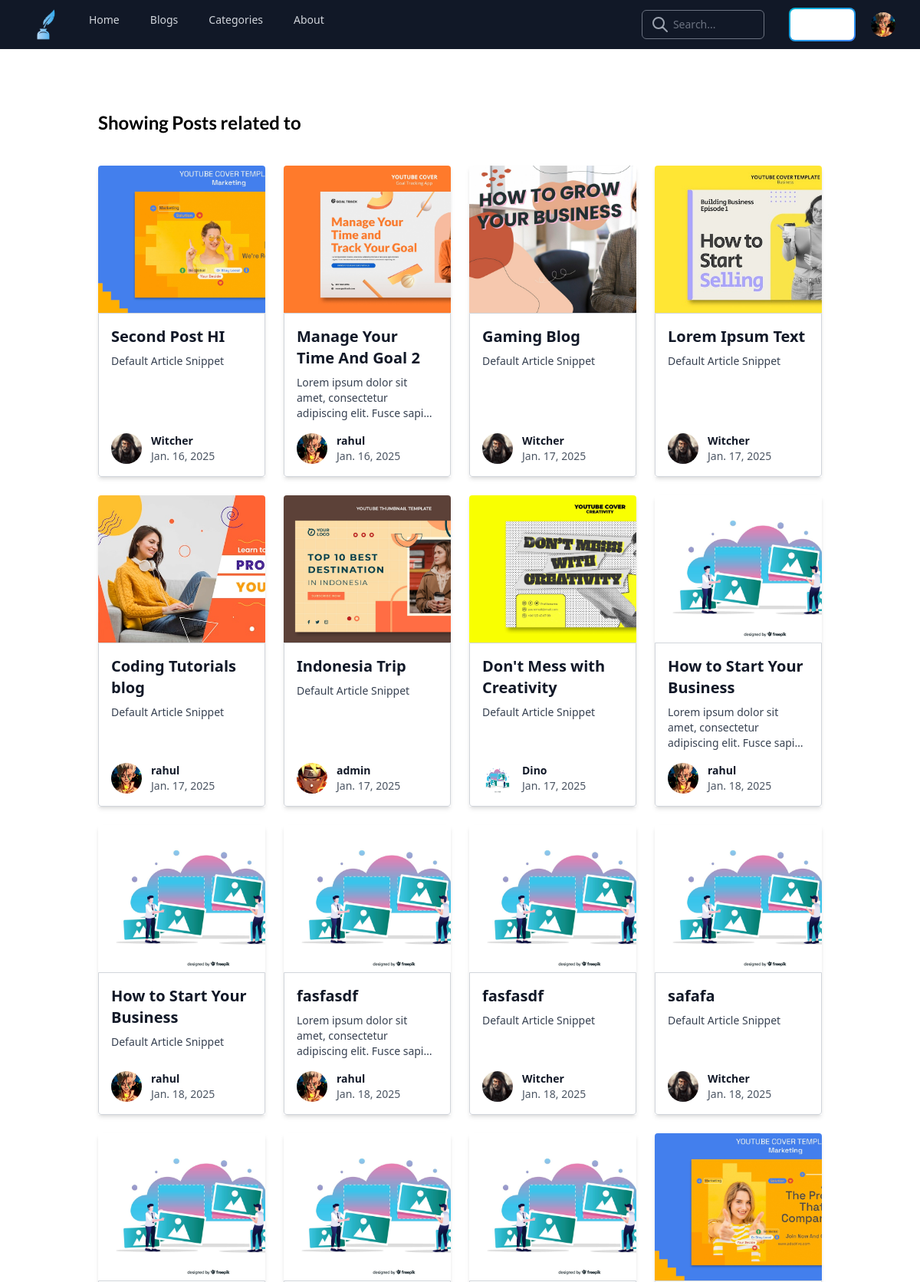
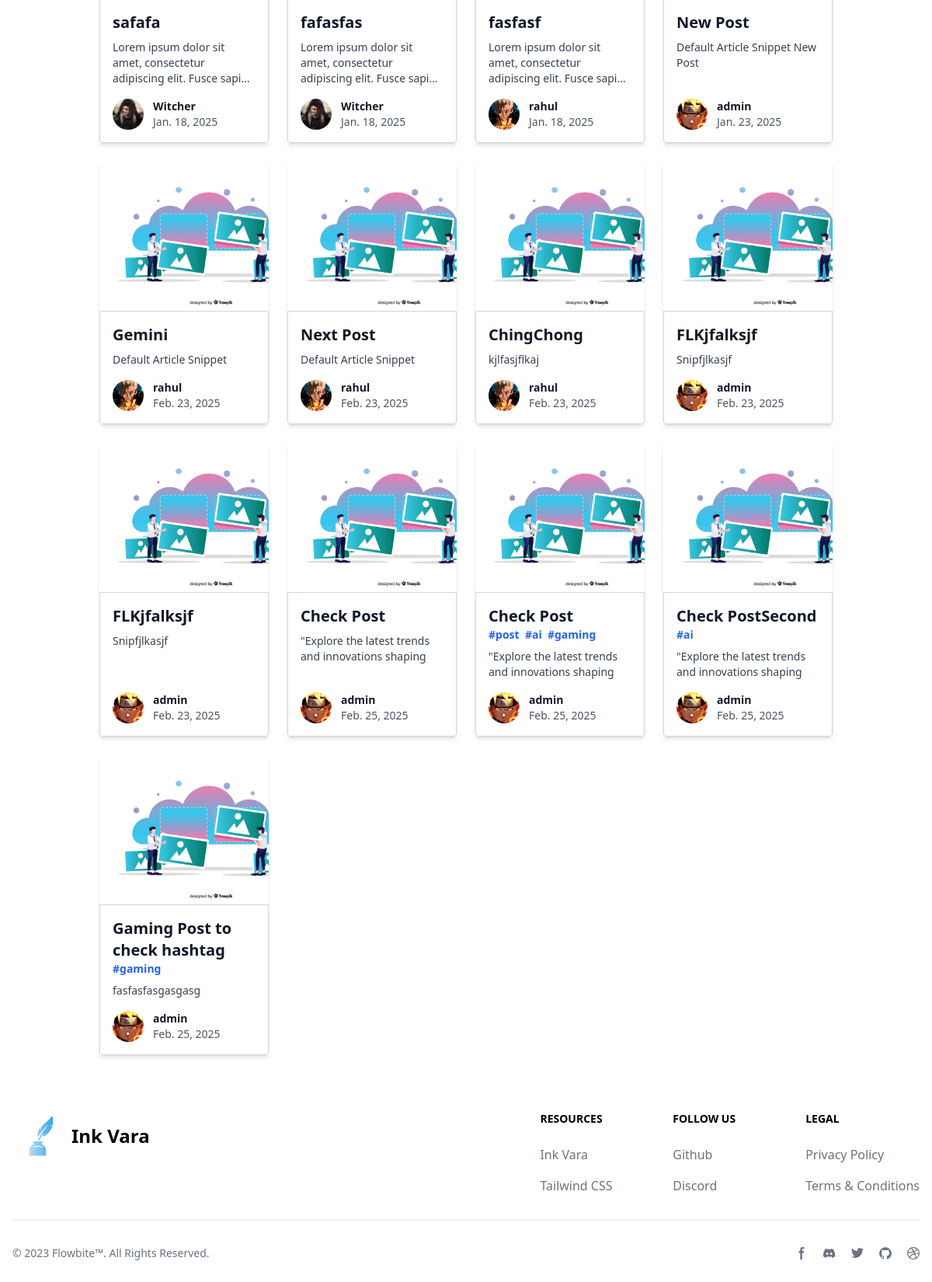
The app's page /searchresult/ (signed in), older data (2 pictures, top to bottom).
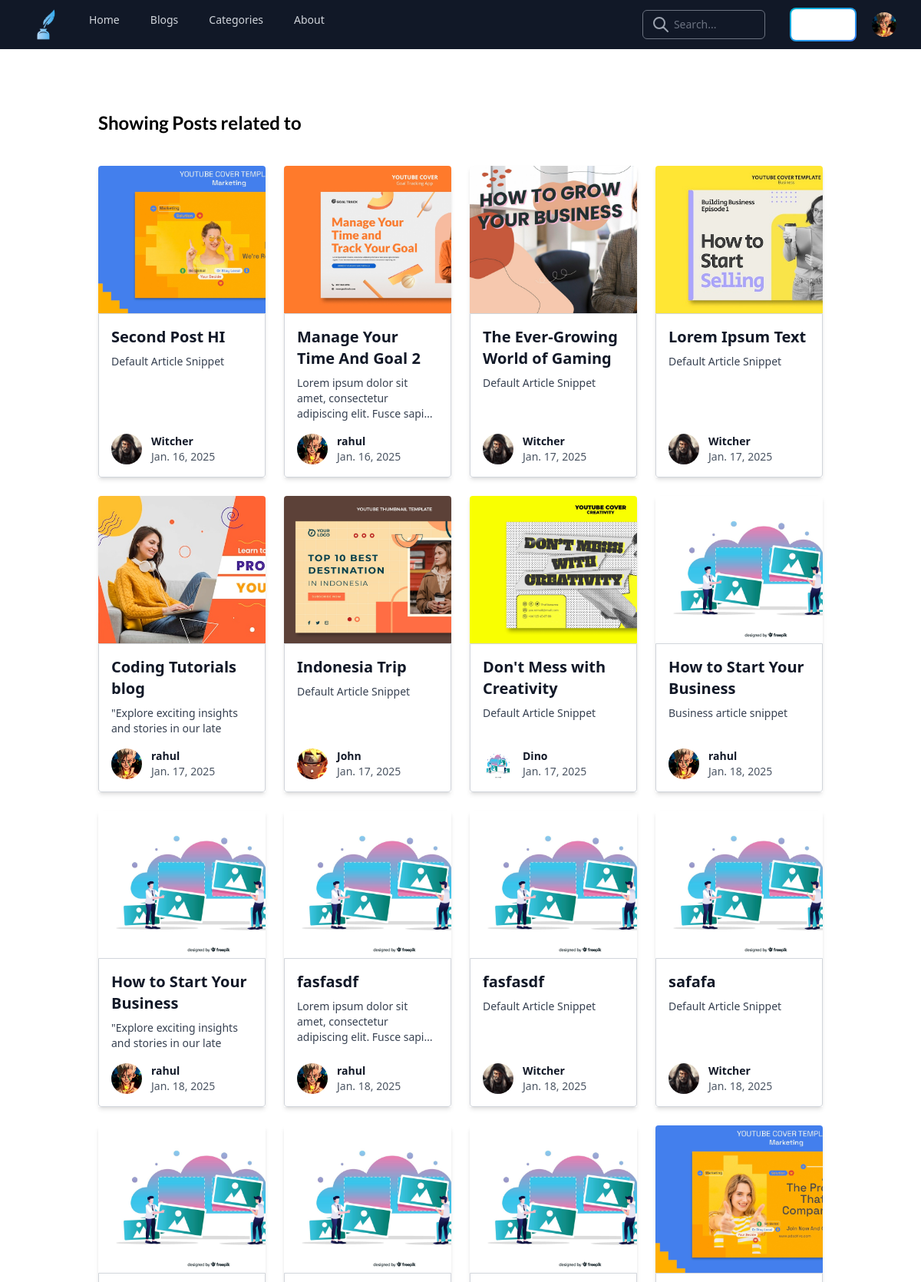
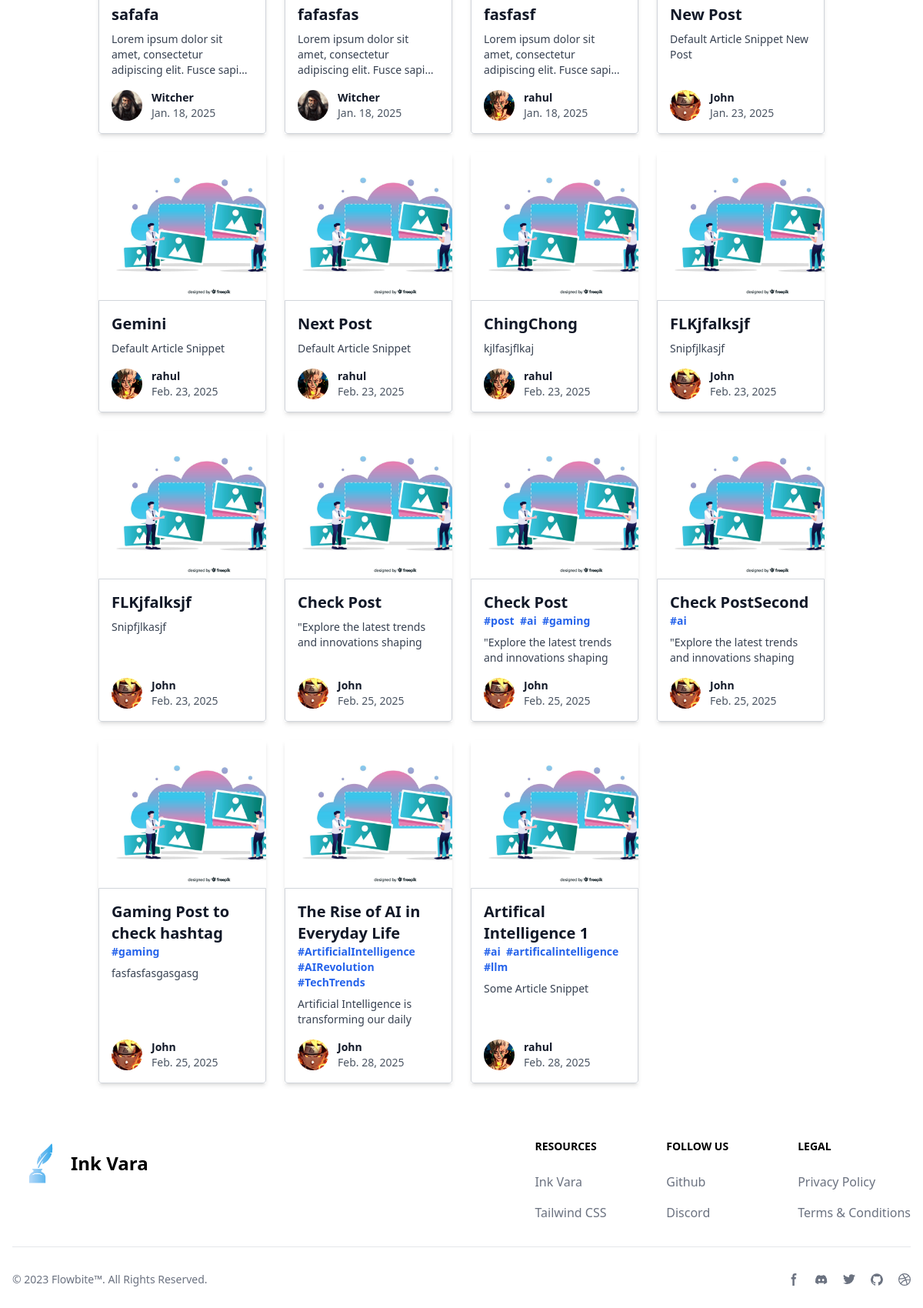
The same page, newer data (2 pictures, top to bottom).
### blogarea/models.py (models this page shows, shortened)
class Post(models.Model):
    choices = Category.objects.all().values_list('name','name')
    title = models.CharField(max_length=255)
    author = models.ForeignKey(User,on_delete=models.CASCADE,null=True,blank=True)
    post_date = models.DateField(auto_now_add=True)
    hashtags = models.TextField(max_length=200,null=True)
    category = models.CharField(choices=choices,max_length=255,default="Uncategorized")
    articleSnippet = models.CharField(max_length=50)
    thumbnail = models.ImageField(upload_to='thumbnail/',null=True,blank=True, default='thumbnail/thumbnail.jpg')
    like = models.ManyToManyField(User,related_name='blog_posts',null=True,blank=True)
    tags = models.ManyToManyField("Hashtag",related_name="posts",null=True,blank=True)
    body = RichTextField(blank=True,null=True)

class Profile(models.Model):
    user = models.OneToOneField(User,null=True,on_delete=models.CASCADE)
    bio = models.TextField()
    blogcaption = models.CharField(max_length=150,null=True,blank=True,default="Former Adventurer turned full-time Dad moonlighting as an author")
    profileImage = models.ImageField(upload_to='profile_pics',null=True,blank=True)
    profileBackground = models.ImageField(upload_to='profile_background',null=True,blank=True)
    twitter_link = models.URLField(max_length=200,null=True,blank=True,default="https://x.com/")
    instagram_link = models.URLField(max_length=200,null=True,blank=True,default="https://instagram.com/")
    youtube_link = models.URLField(max_length=200,null=True,blank=True,default="https://youtube.com/")
    contact = PhoneNumberField(blank=True, null=True)
    location = models.CharField(max_length=150,null=True,blank=True,default="Earth")
    occupation = models.CharField(max_length=50,null=True,blank=True,default="Occupation")
    industry = models.CharField(max_length=50,null=True,blank=True,default="Industry")
    position = models.CharField(max_length=50,null=True,blank=True,default="position")
    skills = models.TextField(null=True,blank=True,help_text="Enter your skills separated by commas")
    education = models.TextField(null=True,blank=True)

class Hashtag(models.Model):
    tag = models.CharField(max_length = 20,null=True,blank=True)
    post = models.ManyToManyField(Post,null=True,related_name='hashtag_posts')

### blogarea/views.py (the view)
# urls.py: path('searchresult/',views.searchresult,name="searchresult"),
def searchresult(request):
    if request.method == "GET":
        data = request.GET.get("q","")
        posts = Post.objects.filter(Q(title__icontains=data) |
                    Q(tags__tag__icontains=data) |
                    Q(author__username__icontains=data)).distinct()
        if not posts:
            return render(request,"searchresult.html",{"posts":Post.objects.all()[:5],"found":0,"values":str(data)})
        return render(request,"searchresult.html",{"posts":posts,"values":str(data),"found":1})
    else:
        return JsonResponse({"error":"Not a GET request"})

### blogarea/templates/searchresult.html (shortened to what this page needs)
<!DOCTYPE html>
{% load static tailwind_tags %}
<html lang="en">
  <head>
    {% tailwind_css %} {% load static %}
    <link
      href="https://unpkg.com/boxicons@2.1.4/css/boxicons.min.css"
      rel="stylesheet"
    />
  </head>
  <body class="min-h-screen flex flex-col">
    {% include 'nav.html'%}
    <div class="flex-1 px-5 md:px-32 py-10">
      <div>
        {% if not found %}
        <h1 class="text-xl">
          <span class="font-semibold text-red-600 underline">{{values}}</span>
          Not found
        </h1>
        <h1 class="text-2xl font-semibold my-10" style="font-family: lato">
          Instead Showing Top Posts
        </h1>
        {% else %}
        <h1 class="text-2xl font-semibold my-10" style="font-family: lato">
          Showing Posts related to {{values}}
        </h1>
        {% endif %}
      </div>
      <div
        id="cardContainer"
        class="w-full grid grid-cols-1 sm:grid-cols-2 md:grid-cols-3 lg:grid-cols-4 gap-6"
      >
        {% for post in posts%} {% include 'cards.html'%} {% endfor %}
      </div>
    </div>
    {% include 'footerCode.html'%}
  </body>
</html>

### blogarea/templates/cards.html
<div
  class="max-w-sm w-full shadow-md hover:scale-[1.05] transition-transform duration-300 flex flex-col"
>
  <div
    class="h-48 bg-cover rounded-t text-center overflow-hidden"
    style="background-image: url('{% if post.thumbnail %}{{ post.thumbnail.url }}{% else %}/media/thumbnail/thumbnail.jpg{% endif %}')"
    title="{{ post.title }}"
  ></div>
  <div
    class="blog-cards border border-gray-300 bg-white rounded-b p-4 flex flex-col justify-between flex-grow"
  >
    <div class="mb-4">
      <a href="{% url 'ArticleDetailView' post.id %}">
        <h3 class="text-gray-900 font-bold text-xl hover:text-cyan-600">
          {{ post.title }}
        </h3>
      </a>
      <p class="text-sm text-blue-600 font-semibold flex items-center mb-2">
        {% for tag in post.tags.all|slice:":3" %} #{{tag.tag}}&nbsp;
                {% endfor %}
      </p>
      <p class="text-gray-700 text-sm line-clamp-3">
        {{ post.articleSnippet }}
      </p>
    </div>
    <div class="flex items-center">
      <a
        href="{% url 'show_profile_page' post.author.profile.id %}"
        class="flex items-center"
      >
        <img
          class="w-10 h-10 rounded-full mr-3"
          src="{% if post.author.profile.profileImage %}{{ post.author.profile.profileImage.url }}{% else %}/media/thumbnail/thumbnail.jpg{% endif %}"
          alt="Author Image"
        />
        <div class="text-sm">
          <p class="text-gray-900 font-semibold">{{ post.author }}</p>
          <p class="text-gray-600">{{ post.post_date }}</p>
        </div>
      </a>
    </div>
  </div>
</div>

Row changes from the older to the newer data that the page shows:
changed Post: title "Gaming Blog" → "The Ever-Growing World of Gaming"
changed Post "Coding Tutorials blog": articleSnippet "Default Article Snippet" → "\"Explore exciting insights and stories in our late"
changed through a linked row, Post "Indonesia Trip": author "admin" → "John"
changed Post: articleSnippet "Lorem ipsum dolor sit amet, consectetur adipiscing elit. Fusce…" → "Business article snippet"
changed Post (number 9 of 27 on the later page): articleSnippet "Default Article Snippet" → "\"Explore exciting insights and stories in our late"
changed through a linked row, Post "New Post": author "admin" → "John"
changed through a linked row, Post (number 20 of 27 on the later page): author "admin" → "John"
changed Post (number 21 of 27 on the later page): author "admin" → "John"
changed Post (number 22 of 27 on the later page): author "admin" → "John"
changed through a linked row, Post (number 23 of 27 on the later page): author "admin" → "John"
changed Post "Check PostSecond": author "admin" → "John"
changed Post "Gaming Post to check hashtag": author "admin" → "John"
added Post: thumbnail (picture), title "The Rise of AI in Everyday Life", articleSnippet "Artificial Intelligence is transforming our daily", author.profileImage (picture), author "John", post_date "Feb. 28, 2025"
added Hashtag: tag "ArtificialIntelligence", shown under "The Rise of AI in Everyday Life"
added Hashtag: tag "AIRevolution", shown under "The Rise of AI in Everyday Life"
added Hashtag: tag "TechTrends", shown under "The Rise of AI in Everyday Life"
added Post: thumbnail (picture), title "Artifical Intelligence 1", articleSnippet "Some Article Snippet", author.profileImage (picture), author "rahul", post_date "Feb. 28, 2025", Hashtag (tag "ai")
added Hashtag: tag "artificalintelligence", shown under "Artifical Intelligence 1"
added Hashtag: tag "llm", shown under "Artifical Intelligence 1"
